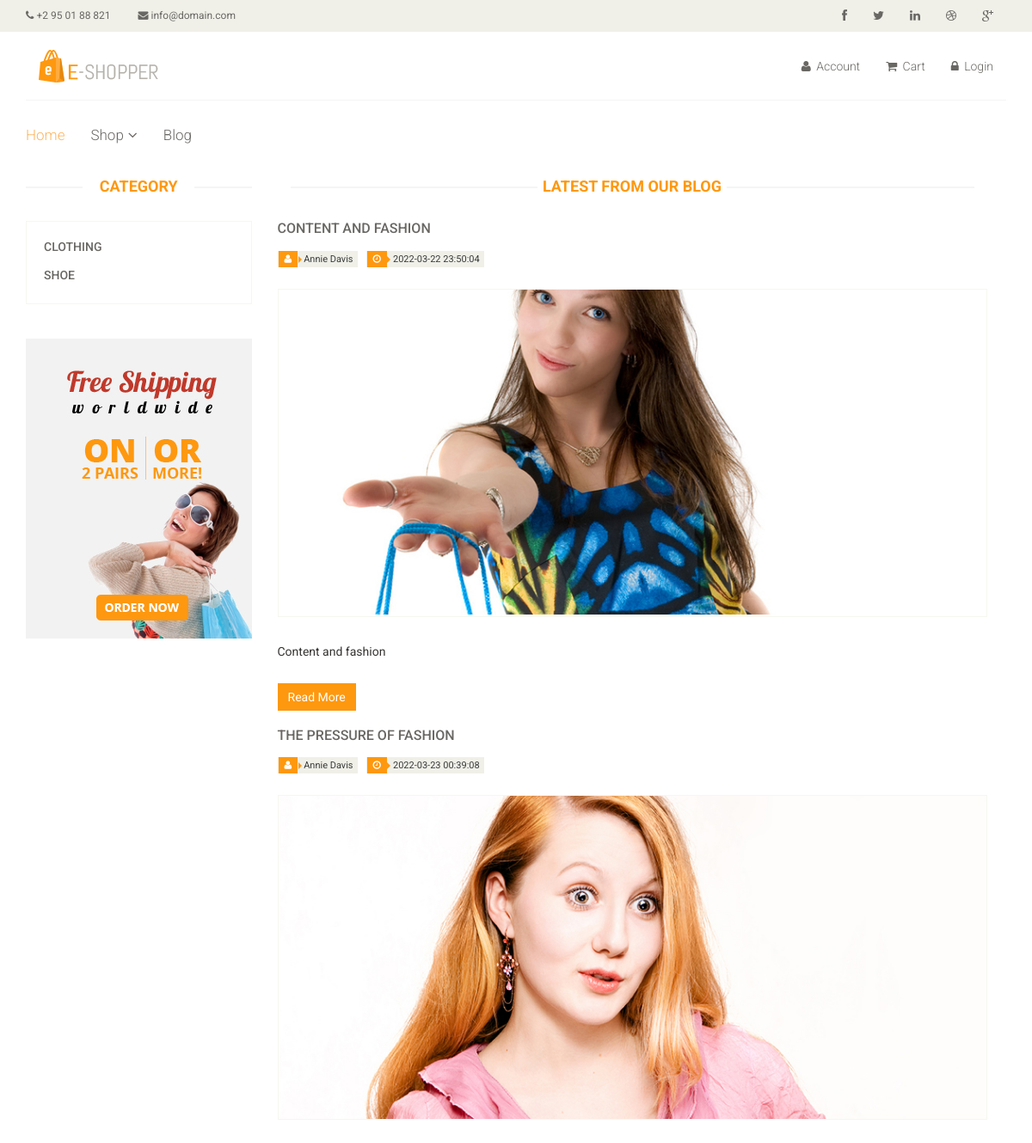
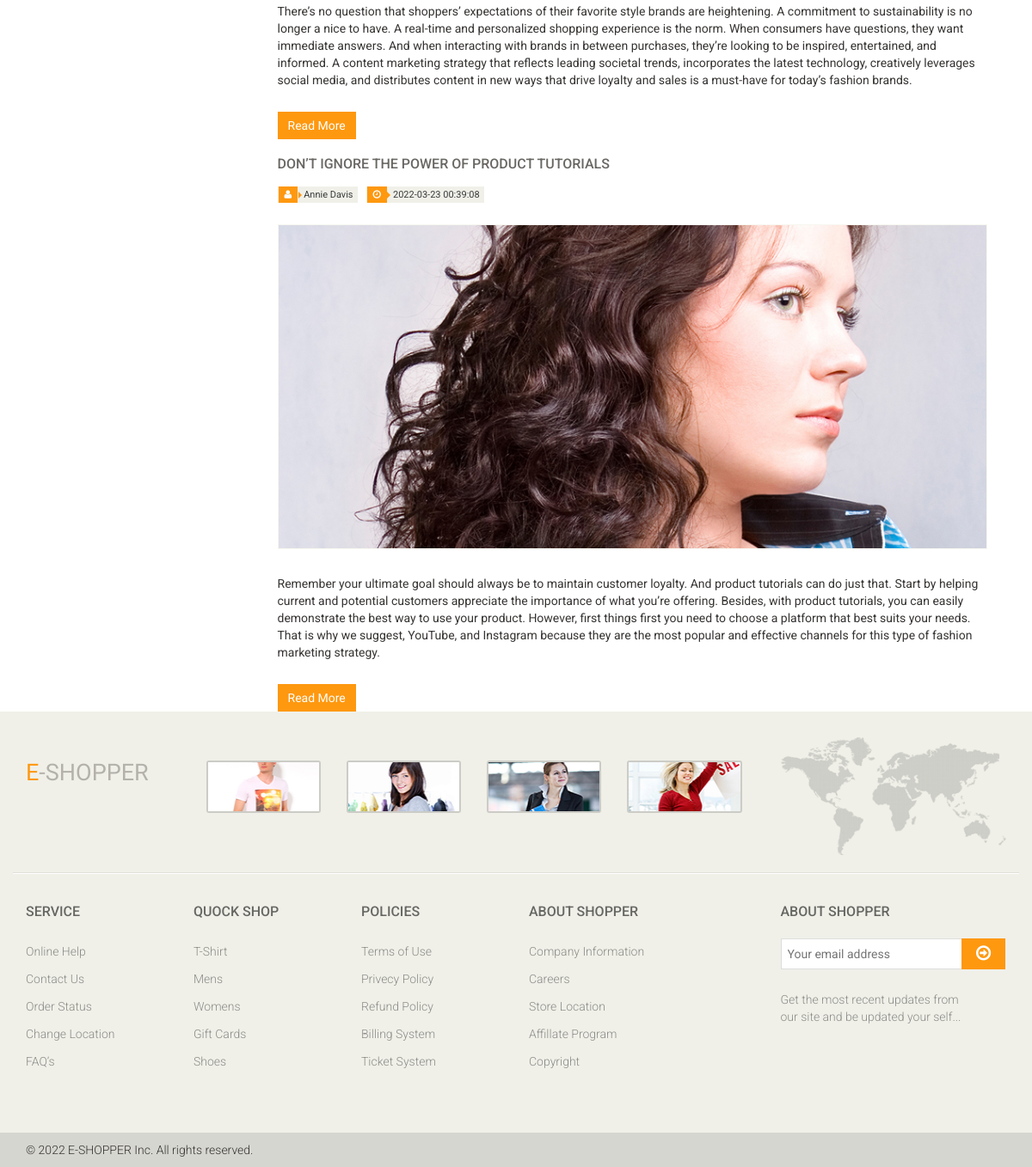
Screenshot of /?quanly=blog with the database file from the repository (2 pictures, top to bottom).
### tables this page shows
CREATE TABLE `categories` (
  `id` int(11) NOT NULL,
  `name` varchar(255) NOT NULL
);

CREATE TABLE `blog` (
  `id` int(11) NOT NULL,
  `title` varchar(100) DEFAULT NULL,
  `brieft` text DEFAULT NULL,
  `content` text DEFAULT NULL,
  `img` varchar(50) DEFAULT NULL,
  `date` varchar(100) DEFAULT NULL,
  `author` varchar(50) DEFAULT NULL,
  `cmt` text DEFAULT NULL
);

### include/blog.php (the view)
<?php
include_once('./database/connect.php');
?>
	<section>
		<div class="container">
				<div class="col-sm-9">
					<div class="blog-post-area">
						<h2 class="title text-center">Latest From our Blog</h2>
						<?php
						$blog_list=mysqli_query($con,"SELECT blog.id as id,blog.title as title,blog.brieft as brieft, blog.date as date, blog.img as img, blog.author as author from blog ");
						while($row_blog=mysqli_fetch_array($blog_list)){
						?>
						<div class="single-blog-post">
							<h3><?php echo $row_blog['title'] ?></h3>
							<div class="post-meta">
								<ul>
									<li><i class="fa fa-user"></i><?php echo $row_blog['author'] ?></li>
									<li><i class="fa fa-clock-o"></i><?php echo $row_blog['date'] ?></li>
								</ul>
							</div>
							<a href="">
								<img style="max-height:600px" src="<?php echo $row_blog['img'] ?>" alt="">
							</a>
							<p><?php echo $row_blog['brieft'] ?></p>
							<a  class="btn btn-primary" href="?quanly=blogsingle&blog_id=<?php echo $row_blog['id'] ?>">Read More</a>
						</div>
						<?php
						}
						?>
					</div>
				</div>
		</div>
	</section>

### include/category-sidebar.php (shortened to what this page needs)
<div class="col-sm-3">
					<div class="left-sidebar">
						<h2>Category</h2>
						<div class="panel-group category-products" id="accordian">
						<?php
	$query = "select * from categories where 1";
	$result = mysqli_query($con, $query);
	while($row = mysqli_fetch_array($result)){
		$name=$row["name"];
	?>
		<div class="panel panel-default">
			<div class="panel-heading">
				<h4 class="panel-title"><a class="cate" id="<?=$name?>"	href="?quanly=product&category=<?=$name?>"><?= $name; ?></a></h4>
			</div>
		</div>
<?php }	?>
</div>
	<div class="shipping text-center">
		<img src="images/home/shipping.jpg" alt="" />
	</div>
</div>
</div>

### css/main.css (style rules this page uses)
body { font-family: 'Roboto', sans-serif; position: relative; font-weight: 400px; }
ul li { list-style: none; }
a { -webkit-transition: 300ms; transition: 300ms; }
h1, h2, h3, h4, h5, h6 { font-family: 'Roboto', sans-serif; }
.category-products { border: 1px solid #F7F7F0; margin-bottom: 35px; padding-bottom: 20px; padding-top: 15px; }
.left-sidebar h2, .brands_products h2 { color: #FE980F; font-family: 'Roboto', sans-serif; font-size: 18px; font-weight: 700; margin: 0 auto 30px; text-align: center; text-transform: uppercase; position: relative; z-index: 3; }
.left-sidebar h2:after, h2.title:after { content: " "; position: absolute; border: 1px solid #f5f5f5; bottom: 8px; left: 0; width: 100%; height: 0; z-index: -2; }
.left-sidebar h2:before { content: " "; position: absolute; background: #fff; bottom: -6px; width: 130px; height: 30px; z-index: -1; left: 50%; margin-left: -65px; }
h2.title:before { content: " "; position: absolute; background: #fff; bottom: -6px; width: 220px; height: 30px; z-index: -1; left: 50%; margin-left: -110px; }
.category-products .panel { background-color: #FFFFFF; border: 0px; border-radius: 0px; -webkit-box-shadow: none; box-shadow: none; margin-bottom: 0px; }
.category-products .panel-default .panel-heading { background-color: #FFFFFF; border: 0 none; color: #FFFFFF; padding: 5px 20px; }
.category-products .panel-default .panel-heading .panel-title a { color: #696763; font-family: 'Roboto', sans-serif; font-size: 14px; text-decoration: none; text-transform: uppercase; }
.shipping { background-color: #F2F2F2; margin-top: 40px; overflow: hidden; padding-top: 20px; position: relative; }
h2.title { color: #FE980F; font-family: 'Roboto', sans-serif; font-size: 18px; font-weight: 700; margin: 0 15px; text-transform: uppercase; margin-bottom: 30px; position: relative; }
.blog-post-area .single-blog-post h3 { color: #696763; font-size: 16px; font-family: 'Roboto', sans-serif; text-transform: uppercase; font-weight: 500; margin-bottom: 17px; }
.blog-post-area .single-blog-post a img { border: 1px solid #F7F7F0; width: 100%; margin-bottom: 30px }
.blog-post-area .single-blog-post p { color: #363432 }
.blog-post-area .post-meta { display: block; margin-bottom: 25px; overflow: hidden; }
.blog-post-area .post-meta ul { padding: 0; display: inline; }
.blog-post-area .post-meta ul li { background: #F0F0E9; float: left; margin-right: 10px; padding: 0 5px; font-size: 11px; color: #393b3b; position: relative; }
.blog-post-area .post-meta ul li i { background: #FE980F; color: #FFFFFF; margin-left: -4px; margin-right: 7px; padding: 4px 7px; }
.sinlge-post-meta li i:after, .blog-post-area .post-meta ul li i:after { content: ""; position: absolute; width: auto; height: auto; border-color: transparent transparent transparent #FE980F; border-width: 4px; border-style: solid; top: 6px; left: 24px }
.blog-post-area .single-blog-post .btn-primary { background: #FE980F; border: medium none; border-radius: 0; color: #FFFFFF; margin-top: 17px; }
.btn.btn-primary { background: #FE980F; border: 0 none; border-radius: 0; margin-top: 16px; }

### rows the page displays
categories: name "CLOTHING"
categories: name "SHOE"
blog: title "CONTENT AND FASHION", author "Annie Davis", date "2022-03-22 23:50:04", img (picture), brieft "Content and fashion"
blog: title "THE PRESSURE OF FASHION", author "Annie Davis", date "2022-03-23 00:39:08", img (picture), brieft "There’s no question that shoppers’ expectations of their favorite style brands are heightening. A commitment to sustainability is no longer a nice to have. A real-time and personalized shopping experience is the norm. When consumers have questions, they want immediate answers. And when interacting with brands in between purchases, they’re looking to be inspired, entertained, and informed. A content marketing strategy that reflects leading societal trends, incorporates the latest technology, creatively leverages social media, and distributes content in new ways that drive loyalty and sales is a must-have for today’s fashion brands."
blog: title "DON’T IGNORE THE POWER OF PRODUCT TUTORIALS", author "Annie Davis", date "2022-03-23 00:39:08", img (picture), brieft "Remember your ultimate goal should always be to maintain customer loyalty. And product tutorials can do just that. Start by helping current and potential customers appreciate the importance of what you’re offering. Besides, with product tutorials, you can easily demonstrate the best way to use your product. However, first things first you need to choose a platform that best suits your needs. That is why we suggest, YouTube, and Instagram because they are the most popular and effective channels for this type of fashion marketing strategy."
